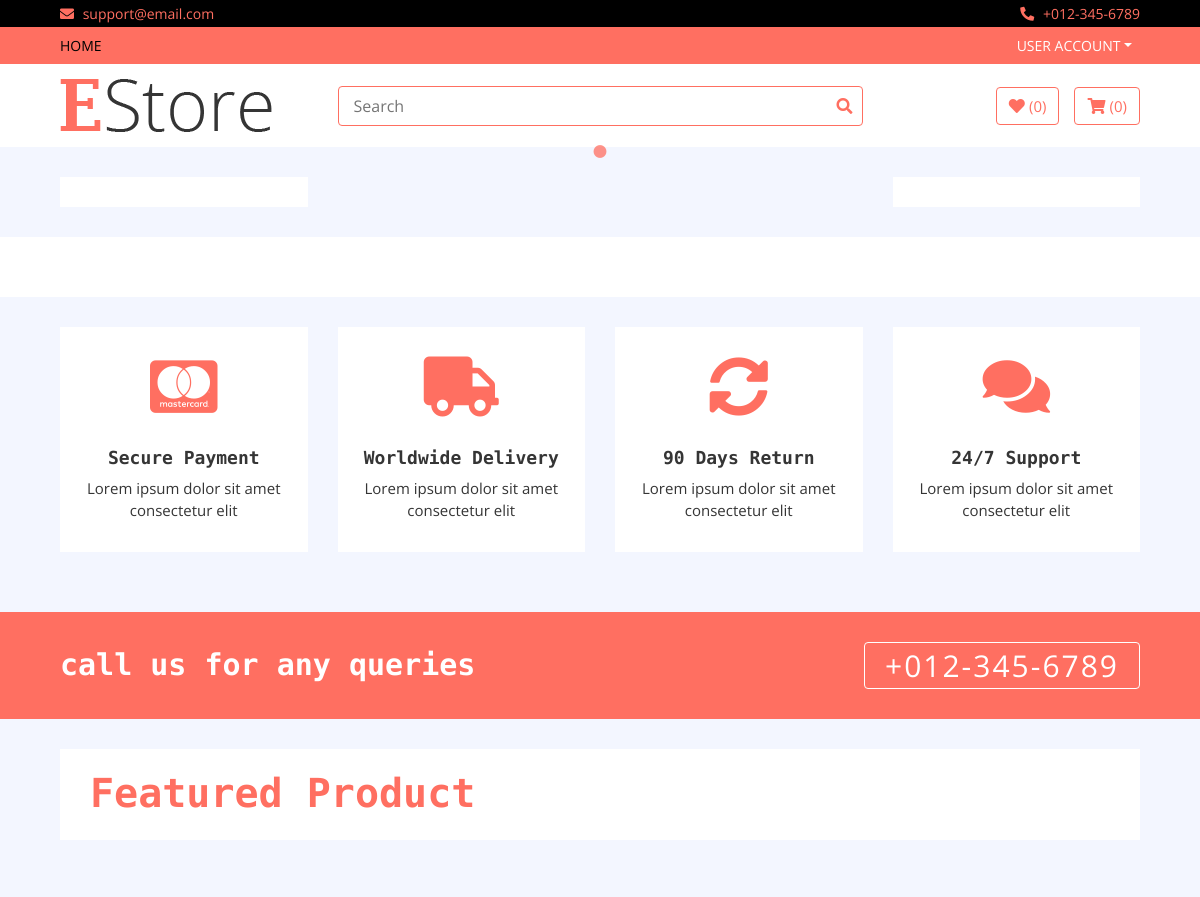
/ (upper part), run on an earlier commit of the app's database.
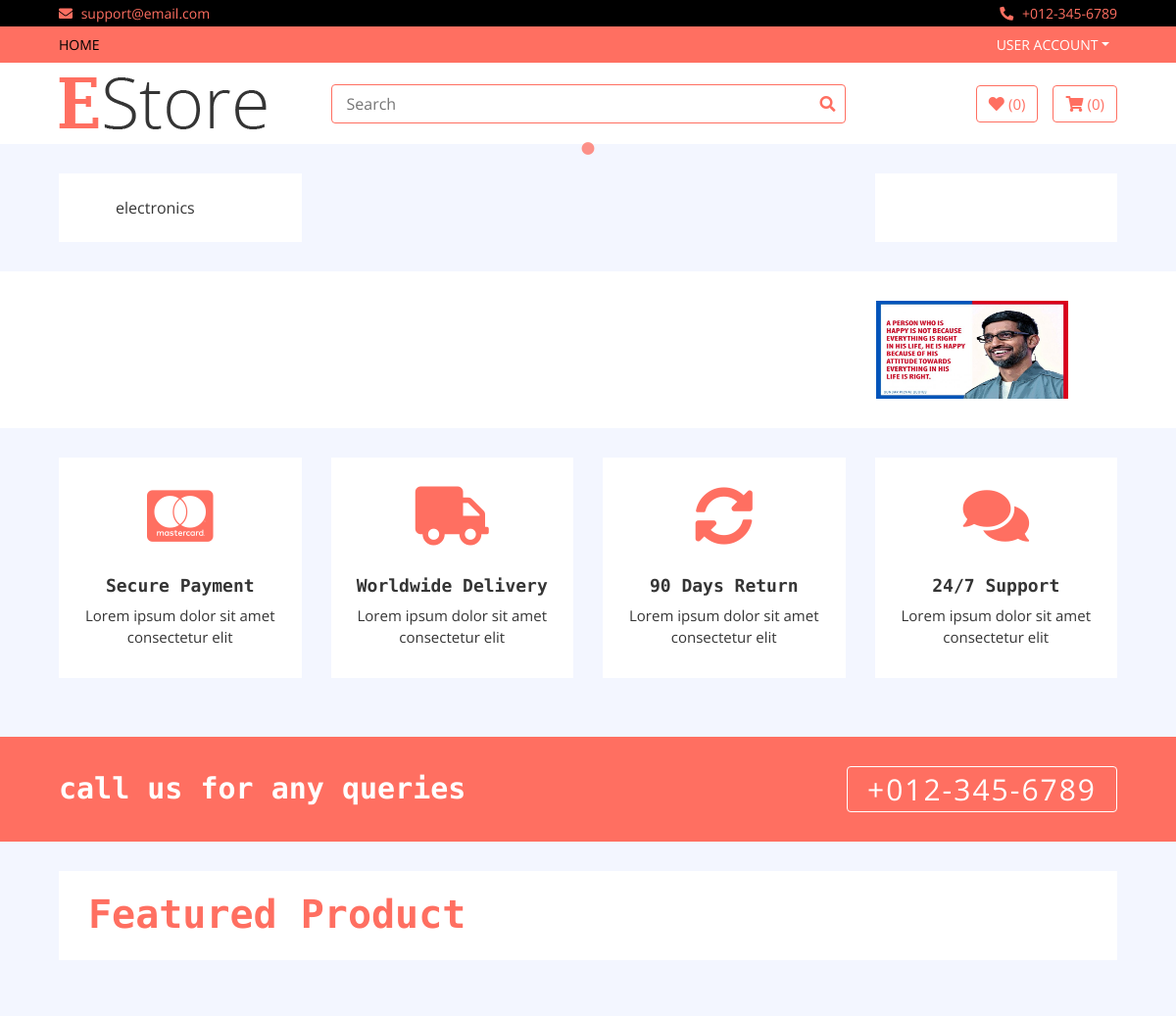
And on a later commit of the database.
### home/models.py (models this page shows, shortened)
class Category(models.Model):
    name = models.CharField(max_length=300)
    slug = models.CharField(max_length=400,unique = True)
    logo = models.CharField(blank=True,max_length=50)

class Brand(models.Model):
    name = models.CharField(max_length=300)
    image = models.ImageField(upload_to='media')
    slug = models.CharField(max_length=400,unique = True)
    rank = models.IntegerField()

### home/views.py (the view)
# urls.py: path('', HomeView.as_view(), name='home'),
class HomeView(BaseView):
    def get(self,request):
        self.my_view
        self.my_view['sliders'] = Slider.objects.all()
        self.my_view['ads'] = Ad.objects.all()
        self.my_view['hots'] = Product.objects.filter(labels = 'hot')
        self.my_view['news'] = Product.objects.filter(labels='new')
        return render(request,'index.html',self.my_view)

### templates/index.html (shortened to what this page needs)
{% extends 'base.html' %}
{% load static %}
{% block content %}
        <div class="header">
            <div class="container-fluid">
                <div class="row">
                    <div class="col-md-3">
                        <nav class="navbar bg-light">
                            <ul class="navbar-nav">
                                {% for cat in categories %}
                                <li class="nav-item">
                                    <a class="nav-link" href="/category/{{cat.slug}}"><i class="fa {{cat.icon}}"></i>{{cat.name}}</a>
                                </li>
                                {% endfor %}
                            </ul>
                        </nav>
                    </div>
                    <div class="col-md-6">
                    </div>
                    <div class="col-md-3">
                        <div class="header-img">
                        </div>
                    </div>
                </div>
            </div>
        </div>
        <div class="brand">
            <div class="container-fluid">
                <div class="brand-slider">
                    {% for brand in brands %}
                    <div class="brand-item"><img src="{{brand.image.url}}" style = "height:100px; width:200px;" alt=""></div>
                    {% endfor %}
                </div>
            </div>
        </div>
        <div class="feature">
            <div class="container-fluid">
                <div class="row align-items-center">
                    <div class="col-lg-3 col-md-6 feature-col">
                        <div class="feature-content">
                            <i class="fab fa-cc-mastercard"></i>
                            <h2>Secure Payment</h2>
                            <p>
                                Lorem ipsum dolor sit amet consectetur elit
                            </p>
                        </div>
                    </div>
                    <div class="col-lg-3 col-md-6 feature-col">
                        <div class="feature-content">
                            <i class="fa fa-truck"></i>
                            <h2>Worldwide Delivery</h2>
                            <p>
                                Lorem ipsum dolor sit amet consectetur elit
                            </p>
                        </div>
                    </div>
                    <div class="col-lg-3 col-md-6 feature-col">
                        <div class="feature-content">
                            <i class="fa fa-sync-alt"></i>
                            <h2>90 Days Return</h2>
                            <p>
                                Lorem ipsum dolor sit amet consectetur elit
                            </p>
                        </div>
                    </div>
                    <div class="col-lg-3 col-md-6 feature-col">
                        <div class="feature-content">
                            <i class="fa fa-comments"></i>
                            <h2>24/7 Support</h2>
                            <p>
                                Lorem ipsum dolor sit amet consectetur elit
                            </p>
                        </div>
                    </div>
                </div>
            </div>
        </div>
        <div class="call-to-action">
            <div class="container-fluid">
                <div class="row align-items-center">
                    <div class="col-md-6">
                        <h1>call us for any queries</h1>
                    </div>
                    <div class="col-md-6">
                        <a href="tel:0123456789">+012-345-6789</a>
                    </div>
                </div>
            </div>
        </div>
        <div class="featured-product product">
            <div class="container-fluid">
                <div class="section-header">
                    <h1>Featured Product</h1>
                </div>
            </div>
        </div>
{% endblock %}

### templates/base.html (shortened to what this page needs)
<!DOCTYPE html>
{% load static %}
<html lang="en">
    <head>
        <link href="https://stackpath.bootstrapcdn.com/bootstrap/4.4.1/css/bootstrap.min.css" rel="stylesheet">
        <link href="https://cdnjs.cloudflare.com/ajax/libs/font-awesome/5.10.0/css/all.min.css" rel="stylesheet">
        <link href="{% static 'lib/slick/slick.css' %}" rel="stylesheet">
        <link href="{% static 'lib/slick/slick-theme.css' %}" rel="stylesheet">
        <link href="{% static 'css/style.css' %}" rel="stylesheet">
    </head>
    <body>
        <div class="top-bar">
            <div class="container-fluid">
                <div class="row">
                    <div class="col-sm-6">
                        <i class="fa fa-envelope"></i>
                        support@email.com
                    </div>
                    <div class="col-sm-6">
                        <i class="fa fa-phone-alt"></i>
                        +012-345-6789
                    </div>
                </div>
            </div>
        </div>
        <div class="nav">
            <div class="container-fluid">
                <nav class="navbar navbar-expand-md bg-dark navbar-dark">
                    <div class="collapse navbar-collapse justify-content-between" id="navbarCollapse">
                        <div class="navbar-nav mr-auto">
                            <a href="/" class="nav-item nav-link active">Home</a>
                        </div>
                            {% if user.is_authenticated %}
                            <div class="nav-item dropdown">
                                <a href="#" class="nav-link dropdown-toggle" data-toggle="dropdown">{{user.username}}</a>
                                <div class="dropdown-menu">
                                    <a href="/accounts/logout" class="dropdown-item">Logout</a>
                                </div>
                            </div>
                        {% else %}
                        <div class="nav-item dropdown">
                                <a href="#" class="nav-link dropdown-toggle" data-toggle="dropdown">User Account</a>
                            </div>
                        {% endif %}
                        </div>
                    </div>
            </div>
        <div class="bottom-bar">
            <div class="container-fluid">
                <div class="row align-items-center">
                    <div class="col-md-3">
                        <div class="logo">
                            <a href="index.html">
                                <img src="img/logo.png" alt="Logo">
                            </a>
                        </div>
                    </div>
                    <div class="col-md-6">
                        <div class="search">
                            <input type="text" placeholder="Search">
                            <button><i class="fa fa-search"></i></button>
                        </div>
                    </div>
                    <div class="col-md-3">
                        <div class="user">
                            <a href="wishlist.html" class="btn wishlist">
                                <i class="fa fa-heart"></i>
                                <span>(0)</span>
                            </a>
                            <a href="cart.html" class="btn cart">
                                <i class="fa fa-shopping-cart"></i>
                                <span>(0)</span>
                            </a>
                        </div>
                    </div>
                </div>
            </div>
        </div>
{% block content %}
{% endblock %}
    </body>
</html>

### static/css/style.css (style rules this page uses)
body { color: #353535; font-family: 'Open Sans', sans-serif; font-weight: 400; background: #f3f6ff; }
a { color: #FF6F61; }
h1 { font-family: 'Source Code Pro', monospace; font-weight: 900; }
h2 { font-family: 'Source Code Pro', monospace; font-weight: 700; }
@media (min-width: 992px) { .container-fluid { padding-right: 60px; padding-left: 60px; } }
.btn { color: #FF6F61; background: #ffffff; border: 1px solid #FF6F61; }
.top-bar { padding: 3px 0; font-size: 14px; color: #FF6F61; background: #000000; }
.top-bar i { margin-right: 5px; }
.top-bar .col-sm-6:first-child { text-align: left; }
.top-bar .col-sm-6:last-child { text-align: right; }
.nav { position: relative; }
@media (min-width: 992px) { .nav .container-fluid { padding-left: 52px; padding-right: 52px; } }
.nav .navbar { height: 100%; padding: 0; }
@media (min-width: 768px) { .nav, .nav .navbar { background: #FF6F61 !important; } }
@media (min-width: 768px) { .nav .navbar-dark a.nav-link { color: #ffffff; font-size: 14px; text-transform: uppercase; } }
@media (min-width: 768px) { .nav .navbar-dark a.nav-link:hover, .nav .navbar-dark a.nav-link.active { color: #000000; } }
.bottom-bar { padding: 15px 0; background: #ffffff; margin-bottom: 30px; }
.bottom-bar .logo { text-align: left; overflow: hidden; }
.bottom-bar .logo a img { max-height: 60px; }
.bottom-bar .search { width: 100%; }
.bottom-bar .search input[type=text] { width: 100%; height: 40px; padding: 0 15px; color: #666666; border: 1px solid #FF6F61; border-radius: 4px; }
.bottom-bar .search button { position: absolute; width: 40px; height: 38px; top: 1px; right: 16px; padding: 0 15px; border: none; background: none; color: #FF6F61; border-radius: 0 2px 2px 0; }
.bottom-bar .user { font-size: 0; text-align: right; }
.bottom-bar .user .wishlist { margin-right: 15px; }
.bottom-bar .user .cart i, .bottom-bar .user .wishlist i { color: #FF6F61; }
.bottom-bar .user .cart span, .bottom-bar .user .wishlist span { color: #FF6F61; font-size: 15px; }
@media (min-width: 768px) { .bottom-bar { max-height: 90px; } }
.header { position: relative; }
.header .col-md-3, .header .col-md-6 { margin-bottom: 30px; }
.header .navbar { padding: 0; height: 100%; max-height: 400px; overflow: hidden; background: #ffffff !important; }
.header .navbar-nav { width: 100%; padding: 15px 0; }
.header .navbar li { padding: 0 30px; border-bottom: 1px solid #f3f6ff; }
.header .navbar li:last-child { border-bottom: none; }
.header .navbar a { color: #353535; }
.header .header-img { position: relative; display: flex; flex-wrap: wrap; align-items: center; height: 100%; max-height: 400px; overflow: hidden; background: #ffffff; }
.feature { position: relative; }
.feature .feature-col { margin-bottom: 30px; }
.feature .feature-content { position: relative; width: 100%; height: 100%; padding: 30px 15px; text-align: center; background: #ffffff; }
.feature .feature-content i { color: #FF6F61; font-size: 60px; margin-bottom: 30px; }
.feature .feature-content h2 { font-size: 18px; }
.feature .feature-content p { font-size: 15px; margin: 0; }
.featured-product { position: relative; padding: 30px 0; }
.product .section-header { margin-bottom: 30px; padding: 20px 30px 15px 30px; color: #FF6F61; background: #ffffff; }
.call-to-action { position: relative; padding: 30px 0; background: #FF6F61; }
.call-to-action .col-md-6:last-child { text-align: right; }
.call-to-action h1 { color: #ffffff; font-size: 30px; margin: 0; }
.call-to-action a { display: inline-block; padding: 0 20px; border: 1px solid #ffffff; border-radius: 4px; color: #ffffff; font-size: 30px; letter-spacing: 2px; transition: all .3s; }
.brand { position: relative; margin-bottom: 30px; padding: 30px 0; background: #ffffff; }
.brand .brand-item { text-align: center; }
.brand .brand-item img { max-width: 100%; margin: auto; }

What changed in the data, as far as the page shows it:
added Category: name "electronics"
added Brand: image (picture)
